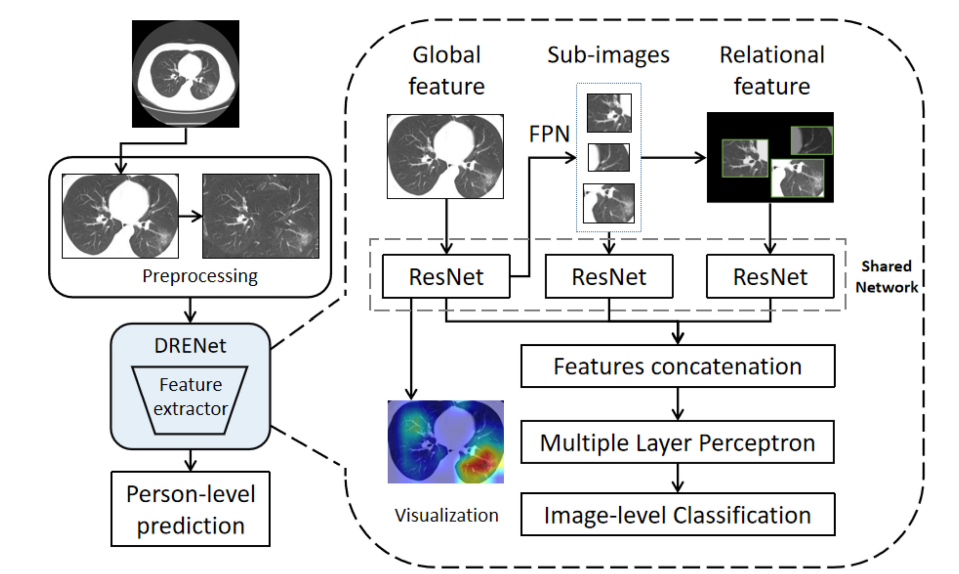
#> input picture model_overview.PNG, 959 x 574 px, given as the content of the folder pre_cut_lung.py, which was not available
$ python pre_cut_lung.py ..
#> lines starting #> are read from the running program, lines starting #| are printed output that depends on the picture; after the words box and inside, x2 and y2 are one past the last pixel; in counts of white or black regions, pixels touching at a corner belong together; pictures that were not available may be replaced by others from this repository, and a replacement may not be noted
from skimage.morphology import ball, disk, dilation, binary_erosion, remove_small_objects, erosion, closing, \
    reconstruction, binary_closing
from skimage.measure import label, regionprops
from skimage.filters import roberts
from skimage.segmentation import clear_border
from scipy import ndimage as ndi
import cv2
import matplotlib.pyplot as plt
import numpy as np
import os
from PIL import Image
import shutil
from tqdm import tqdm
from numba import jit
import pandas as pd


def get_segmented_lungs(img_dir, plot=False, min_lung_area=3000, padding_num=0):
    """
    :param img_dir: Input image path
    :param plot: Whether to show pictures or not
    :param min_lung_area: The minimum possible area of a lung (as a threshold)
    :param padding_num: Interception needs padding size
    :return: True or False (img is useful or not)
    """
#> called with plot = False, min_lung_area = 3000, padding_num = 0

    src_img = cv2.imread(img_dir)
#> src_img is the input picture: shape (574, 959, 3); mean B, G, R 224.4, 223.2, 222.4
    img = Image.open(img_dir)
    img = np.array(img)[:, :, 0]
#> img: shape (574, 959)
    img = img.astype(int)
    img = img * 3
    img -= 1000
    im = img.copy()
    '''
    This funtion segments the lungs from the given 2D slice.
    '''
    if plot == True:
        f, plots = plt.subplots(8, 1, figsize=(5, 40))
    '''
    Step 1: Convert into a binary image.
    '''
    binary = im < -600
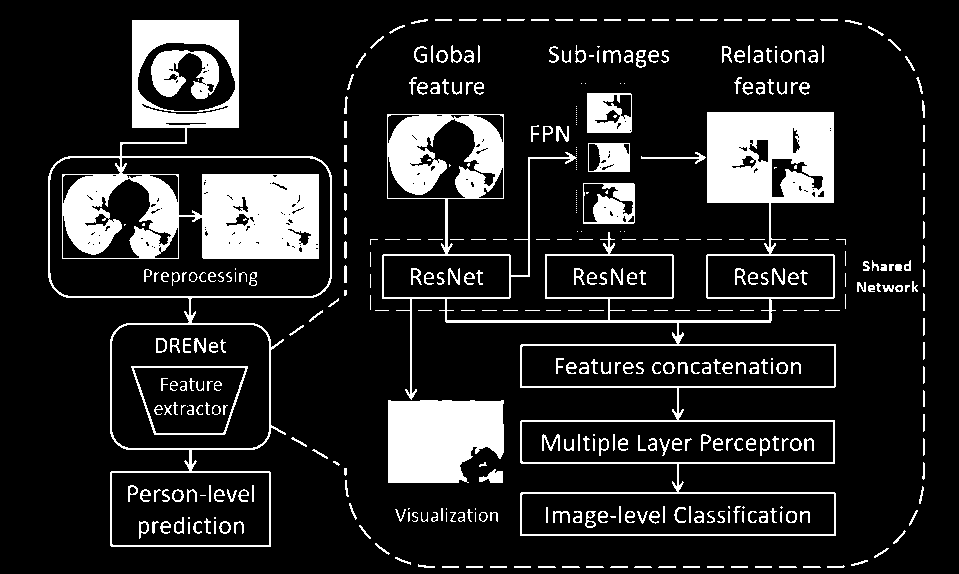
#> binary: shape (574, 959) bool; 14.6% white; 421 white regions (120 under 20 px), largest, box (x1, y1, x2, y2) and area: (48, 20, 332, 547) 25778, (382, 112, 836, 536) 25210, (388, 400, 504, 483) 8297
    if plot == True:
        plots[0].axis('off')
        plots[0].imshow(binary, cmap=plt.cm.bone)
    '''
    Step 2: Remove the blobs connected to the border of the image.
    '''
    cleared = clear_border(binary)
    if plot == True:
        plots[1].axis('off')
        plots[1].imshow(cleared, cmap=plt.cm.bone)
    '''
    Step 3: Label the image.
    '''
    label_image = label(cleared)
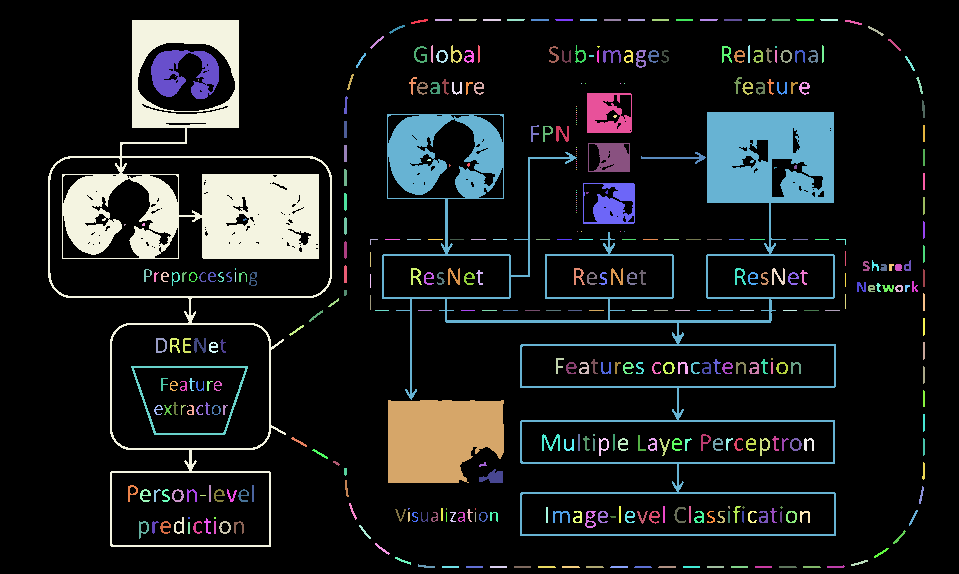
#> label_image: shape (574, 959) int32; 422 distinct labels, from 0 to 421; one colour per label, 0 black
    if plot == True:
        plots[2].axis('off')
        plots[2].imshow(label_image, cmap=plt.cm.bone)
    '''
    Step 4: Keep the labels with 2 largest areas.
    '''
    areas = [r.area for r in regionprops(label_image)]
#> areas = 421 values, max 25778 at index 18, min 1 at index 72, mean 191.5
    areas.sort()
    if len(areas) > 2:
        for region in regionprops(label_image):
            if region.area < areas[-2] or region.area < min_lung_area:
                for coordinates in region.coords:
                    label_image[coordinates[0], coordinates[1]] = 0
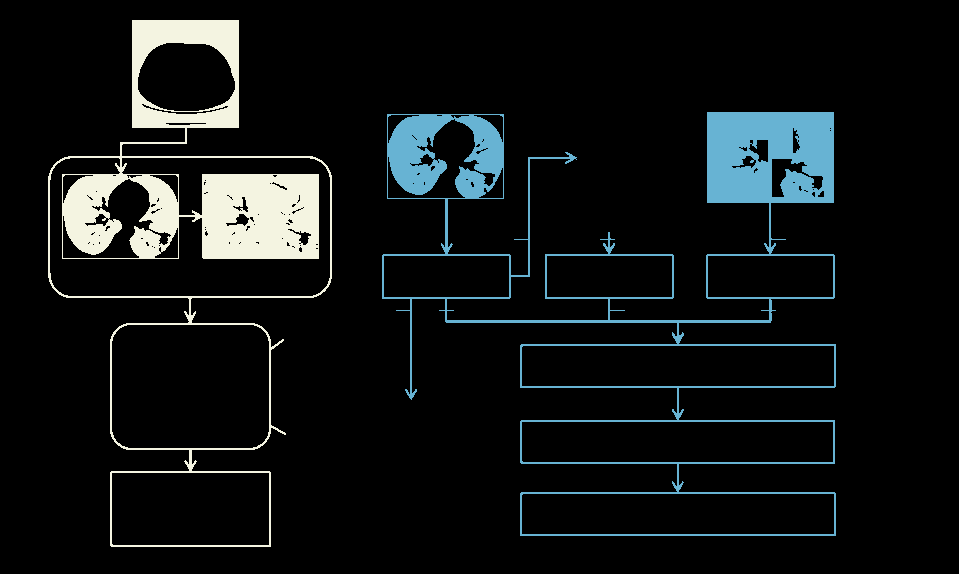
#> label_image: shape (574, 959) int32; 3 distinct labels, from 0 to 84; one colour per label, 0 black
    binary = label_image > 0
#> binary: shape (574, 959) bool; 9.3% white; 2 white regions, box (x1, y1, x2, y2) and area: (48, 20, 332, 547) 25778, (382, 112, 836, 536) 25210
    if plot == True:
        plots[3].axis('off')
        plots[3].imshow(binary, cmap=plt.cm.bone)
    '''
    Step 5: Erosion operation with a disk of radius 2. This operation is
    seperate the lung nodules attached to the blood vessels.
    '''
    selem = disk(2)
    binary = binary_erosion(binary, selem)
#> binary: shape (574, 959) bool; 5.2% white; 30 white regions (21 under 20 px), largest, box (x1, y1, x2, y2) and area: (709, 114, 832, 202) 8291, (202, 176, 317, 257) 7647, (134, 22, 237, 126) 4262
    if plot == True:
        plots[4].axis('off')
        plots[4].imshow(binary, cmap=plt.cm.bone)
    '''
    Step 6: Closure operation with a disk of radius 10. This operation is
    to keep nodules attached to the lung wall.
    '''
    selem = disk(10)
    binary = binary_closing(binary, selem)
#> binary: shape (574, 959) bool; 6.4% white; 19 white regions (13 under 20 px), largest, box (x1, y1, x2, y2) and area: (709, 114, 832, 202) 10698, (196, 176, 317, 257) 9169, (389, 116, 502, 197) 5398, (134, 22, 237, 126) 4400, (64, 168, 128, 253) 3129, (126, 176, 179, 257) 2293
    if plot == True:
        plots[5].axis('off')
        plots[5].imshow(binary, cmap=plt.cm.bone)
    '''
    Step 7: Fill in the small holes inside the binary mask of lungs.
    '''
    edges = roberts(binary)
    binary = ndi.binary_fill_holes(edges)
#> binary: shape (574, 959) bool; 7% white; 17 white regions (11 under 20 px), largest, box (x1, y1, x2, y2) and area: (708, 113, 832, 202) 10911, (195, 175, 317, 257) 9378, (63, 167, 179, 257) 7454, (388, 115, 502, 197) 5718, (133, 21, 237, 126) 4780, (675, 335, 680, 341) 22
    if plot == True:
        plots[6].axis('off')
        plots[6].imshow(binary, cmap=plt.cm.bone)
    '''
    Step 8: Superimpose the binary mask on the input image.
    '''
    get_high_vals = binary == 0
    im[get_high_vals] = 0
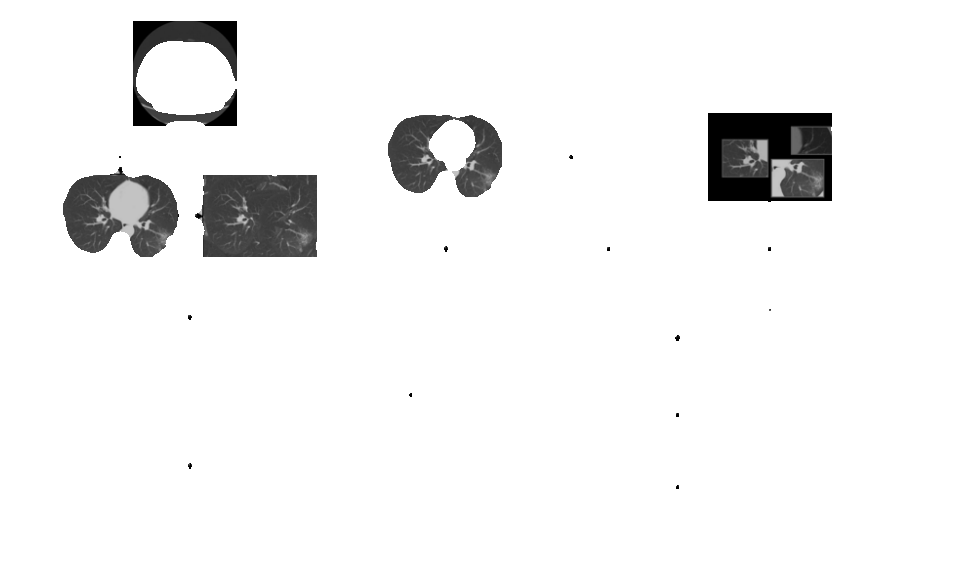
#> im: shape (574, 959) int64; min -1000, max 0, mean -52.37; drawn with min black and max white
    if plot == True:
        plots[7].axis('off')
        plots[7].imshow(im, cmap=plt.cm.bone)
    mask = binary.astype(int)

    mask_img = np.zeros(src_img.shape, dtype=src_img.dtype)
    mask_img[mask == 1] = [255, 255, 0]

    if plot == True:
        plt.figure(figsize=(12, 12))
        plt.imshow(mask_img)
        plt.show()

    print(mask_img.mean())

    if mask_img.mean() < 7:
        return (False, [], [], [])
    else:

        # Find the smallest effective rectangle surrounding the lungs
        gray = cv2.cvtColor(mask_img, cv2.COLOR_BGR2GRAY)
        ret, binary = cv2.threshold(gray, 0, 255, cv2.THRESH_BINARY + cv2.THRESH_OTSU)
        contours, hierarchy = cv2.findContours(binary, cv2.RETR_EXTERNAL, cv2.CHAIN_APPROX_SIMPLE)

        label_img = np.zeros(src_img.shape)
        cv2.drawContours(label_img, contours, -1, (255, 255, 0), thickness=cv2.FILLED)

        minx, miny, maxx, maxy = src_img.shape[1], src_img.shape[0], 0, 0
#> minx = 959; miny = 574; maxx = 0; maxy = 0
        for c in contours:
            if cv2.contourArea(c) > min_lung_area:
                temp_minx = np.min(c[:, 0, 0])
                temp_miny = np.min(c[:, 0, 1])
                temp_maxx = np.max(c[:, 0, 0])
                temp_maxy = np.max(c[:, 0, 1])
                if temp_minx < minx:
                    minx = temp_minx
                if temp_miny < miny:
                    miny = temp_miny
                if temp_maxx > maxx:
                    maxx = temp_maxx
                if temp_maxy > maxy:
                    maxy = temp_maxy
        crop_img = src_img[miny - padding_num:maxy + padding_num, minx - padding_num:maxx + padding_num]
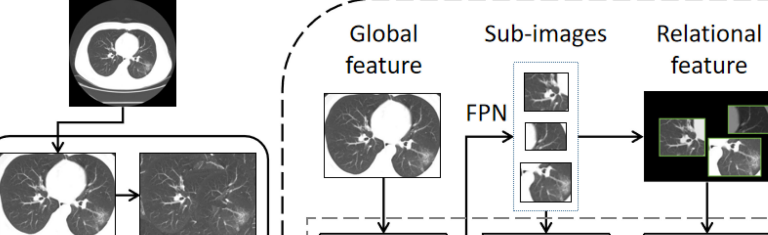
#> crop_img: shape (235, 768, 3); mean B, G, R 200.1, 200.4, 200.1
        crop_mask = mask[miny - padding_num:maxy + padding_num, minx - padding_num:maxx + padding_num]
#> crop_mask: shape (235, 768) int64; values 0 (black) and 1 (white), 21.1% white; 10 white regions (5 under 20 px), largest, box (x1, y1, x2, y2) and area: (645, 92, 768, 181) 10827, (132, 154, 254, 235) 9264, (0, 146, 116, 235) 7441, (325, 94, 439, 176) 5718, (70, 0, 174, 105) 4780
        crop_copy = crop_img.copy()
        crop_img[crop_mask == 0] = [0, 0 , 0]
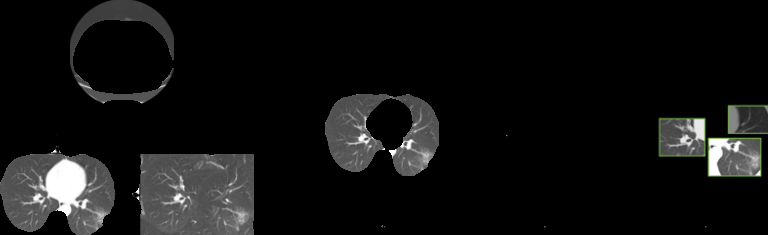
#> crop_img: shape (235, 768, 3); mean B, G, R 17.5, 17.7, 17.6

        if plot == True:
            plt.figure(figsize=(9, 9))
            plt.imshow(crop_img, cmap='gray')
            plt.show()

        # fill crop area
        crop_mask = np.stack([crop_mask] * 3, 2)
        background = entity_filling(crop_img, crop_mask)

        filled_crop_img = np.where(crop_mask == 1, crop_img, background)
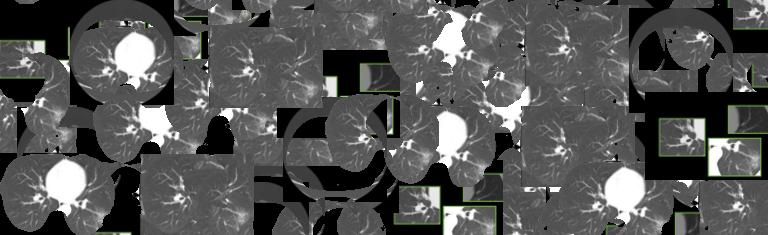
#> filled_crop_img: shape (235, 768, 3) float64; mean of channels 0, 1, 2 85, 85.9, 85.4; drawn as B, G, R
        filled_crop_img = np.array(filled_crop_img, dtype=int)

        return (True, filled_crop_img, crop_img, crop_copy)


@jit
def entity_filling(src_img, mask):
    background = np.zeros_like(src_img)
    for i in range(40):
        ix = np.random.randint(0, src_img.shape[0])
        if np.random.randint(2) == 0:
            label_img = np.concatenate(
                [np.zeros((src_img.shape[0] - ix, src_img.shape[1], 3)), src_img[:ix, :]], 0)
            new_mask = np.concatenate(
                [np.zeros((src_img.shape[0] - ix, src_img.shape[1], 3)), mask[:ix, :]], 0)
        else:
            label_img = np.concatenate(
                [src_img[ix:, :], np.zeros((ix, src_img.shape[1], 3))], 0)
            new_mask = np.concatenate(
                [mask[ix:, :], np.zeros((ix, src_img.shape[1], 3))], 0)
        ix = np.random.randint(0, src_img.shape[1])
        if np.random.randint(2) == 0:
            label_img = np.concatenate(
                [np.zeros((src_img.shape[0], src_img.shape[1] - ix, 3)), label_img[:, :ix]], 1)
            new_mask = np.concatenate(
                [np.zeros((src_img.shape[0], src_img.shape[1] - ix, 3)), new_mask[:, :ix]], 1)
        else:
            label_img = np.concatenate(
                [label_img[:, ix:], np.zeros((src_img.shape[0], ix, 3))], 1)
            new_mask = np.concatenate(
                [new_mask[:, ix:], np.zeros((src_img.shape[0], ix, 3))], 1)

        background = np.where(new_mask == 1, label_img, background)
    return background


def make_save(save_path):
    source_dir = os.path.join(save_path, 'source')
    os.makedirs(source_dir, exist_ok=True)
    crop_dir = os.path.join(save_path, 'source_crop')
    os.makedirs(crop_dir, exist_ok=True)
    process_dir = os.path.join(save_path, 'filled')
    os.makedirs(process_dir, exist_ok=True)
    src_crop_dir = os.path.join(save_path, 'crop')
    os.makedirs(src_crop_dir, exist_ok=True)
    return source_dir, crop_dir, process_dir, src_crop_dir


def choose_img(img_list_len, choose_nums=15):
    if img_list_len <= 0:
        return None
    else:
        if img_list_len < 10:
            return np.arange(0, img_list_len)
        elif int(0.5 * img_list_len) < choose_nums:
            choose_nums = int(0.5 * img_list_len)
        return np.arange(int(0.25 * img_list_len), int(0.75 * img_list_len), int(0.5 * img_list_len / choose_nums))


# [23 lines of commented-out code are left out]


def pre_deal(src_img_dir, save_img_dir):
    s1, s2, s3, s4 = make_save(save_img_dir)
    img_list = np.sort(np.array(os.listdir(src_img_dir)))
    choose_index = choose_img(len(img_list))
    for item in img_list[choose_index]:
        img_dir = os.path.join(src_img_dir, item)
        s1_dir = os.path.join(s1, item)
        print(s1_dir)
        s2_dir = os.path.join(s2, item)
        s3_dir = os.path.join(s3, item)
        s4_dir = os.path.join(s4, item)
        Flag, filled_crop_img, crop_img, crop_copy = get_segmented_lungs(img_dir)
#> Flag = True
        print(Flag)
#| True
        if Flag:
            shutil.copy(img_dir, s1_dir)
            cv2.imwrite(s2_dir, crop_copy)
            cv2.imwrite(s3_dir, filled_crop_img)
            cv2.imwrite(s4_dir, crop_img)


if __name__ == '__main__':
    import sys
    input_path, output_path = sys.argv[-2], sys.argv[-1]
    print(input_path)
    for people in os.listdir(input_path):
        print(people)
        pre_deal(os.path.join(input_path, people), output_path)
